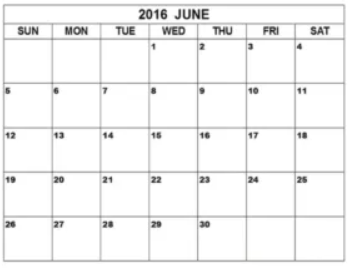
#> input picture Basics/OpenCV/Hough Transform/Probabilistic Hough Transform/Code/img.png, 348 x 268 px
$ python 'Detection using Probabilistic Hough Transform.py'
#> lines starting #> are read from the running program, lines starting #| are printed output that depends on the picture
import cv2
import numpy as np

img = cv2.imread('img.png')
#> img is the input picture: shape (268, 348, 3); mean B, G, R 243.5, 243.5, 243.5
gray = cv2.cvtColor(img, cv2.COLOR_BGR2GRAY)
edges = cv2.Canny(gray, 50, 150, apertureSize=3)
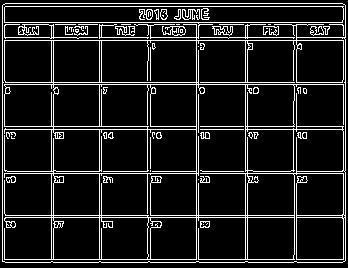
#> edges: shape (268, 348); 11.5% white in thin lines or dots
lines = cv2.HoughLinesP(edges, 1, np.pi / 180, 100, minLineLength=100, maxLineGap=40)
#> lines = 32 rows, first 6: [2, 129, 345, 129], [2, 22, 345, 22], [2, 82, 345, 82], [2, 37, 345, 37], [2, 6, 345, 6], [2, 126, 345, 126]
for line in lines:
    x1, y1, x2, y2 = line[0]
    cv2.line(img, (x1, y1), (x2, y2), (0, 255, 0), 2)
#> this loop made 32 passes
#> (x1, y1, x2, y2) on passes 1 to 12: (2, 129, 345, 129), (2, 22, 345, 22), (2, 82, 345, 82), (2, 37, 345, 37), (2, 6, 345, 6), (2, 126, 345, 126), (2, 259, 345, 259), (2, 84, 345, 84), (2, 215, 345, 215), (2, 173, 345, 173), (2, 217, 345, 217), (5, 262, 342, 262)
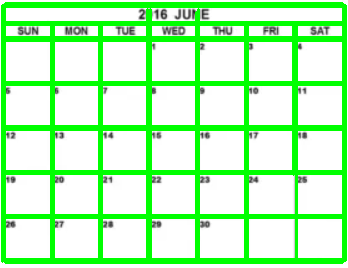
#> img: shape (268, 348, 3); mean B, G, R 185.5, 250.7, 185.5

cv2.imwrite('Detected.jpg', img)
